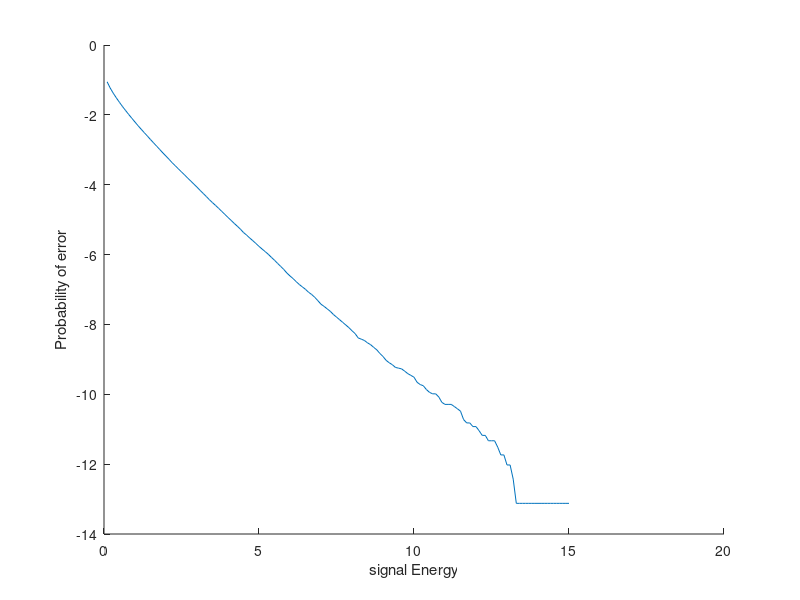

MATLAB code for this plot:
clear
nmsg = 500000;
nrcv = 3;
m = rand(nmsg, 1);
p0 = 0.5;
p1 = 1 - p0;
m(m < p0) = 0;
m(m >= p0) = 1;
mu = [0 0 0];
%rho = [1 0 0; 0 1 0; 0 0 1];
rho = [1 0.5 0.5; 0.5 1 0.5; 0.5 0.5 1];
sigma = [1 0 0; 0 1 0; 0 0 1];
for i = 1:nrcv
    for j = 1:nrcv
        if i ~= j
            sigma(i, j) = rho(i, j) * sigma(i, i) * sigma(j, j);
        end
    end
end
w = 2 * (rho(1,2)^2 + rho(1,3)^2 + rho(2,3)^2 - 2*rho(1,2)*rho(1,3)*rho(2,3) - 1);
a = [rho(2,3)^2-1, rho(1,3)^2-1, rho(1,2)^2-1, rho(1,2)-rho(1,3)*rho(2,3), rho(1,3)-rho(1,2)*rho(2,3), rho(2,3) - rho(1,2)*rho(1,3)];
N = mvnrnd(mu, sigma, nmsg);
E = 0.1:0.1:15;
s = zeros(nmsg, 1);
R = zeros(nmsg, nrcv);
m_hat = zeros(nmsg, 1);
pe = zeros(1, 150);
for i = 1:150
    s(m == 0) = sqrt(E(i));
    s(m == 1) = -sqrt(E(i));
    s = repmat(s(:,1),1,3);
    R = N + s;
    R = R';
    thresh = -0.25 * log(p0/p1) / sqrt(E(i));
    r1 = R(1,:);
    r2 = R(2,:);
    r3 = R(3,:);
    likely = (r1*a(1) + r2*a(2) + r3*a(3) + (r1+r2)*a(4) + (r1+r3)*a(5) + (r2+r3)*a(6)) / w;
    %likely = zeros(nmsg, 1);
    %for j = 1:nmsg
    %    r = R(j,:);
    %    likely(j) = r(1)*a(1) + r(2)*a(2) + r(3)*a(3) + (r(1)+r(2))*a(4) + (r(1)+r(3))*a(5) + (r(2)+r(3))*a(6);
    %end
    m_hat(likely >= thresh) = 0;
    m_hat(likely < thresh) = 1;
    pe(i) = (length(find(m ~= m_hat))/nmsg);
end
figure;
hold on;
plot(E,log(pe),'DisplayName','H-C');
xlabel('signal Energy');
ylabel('Probability of error');

